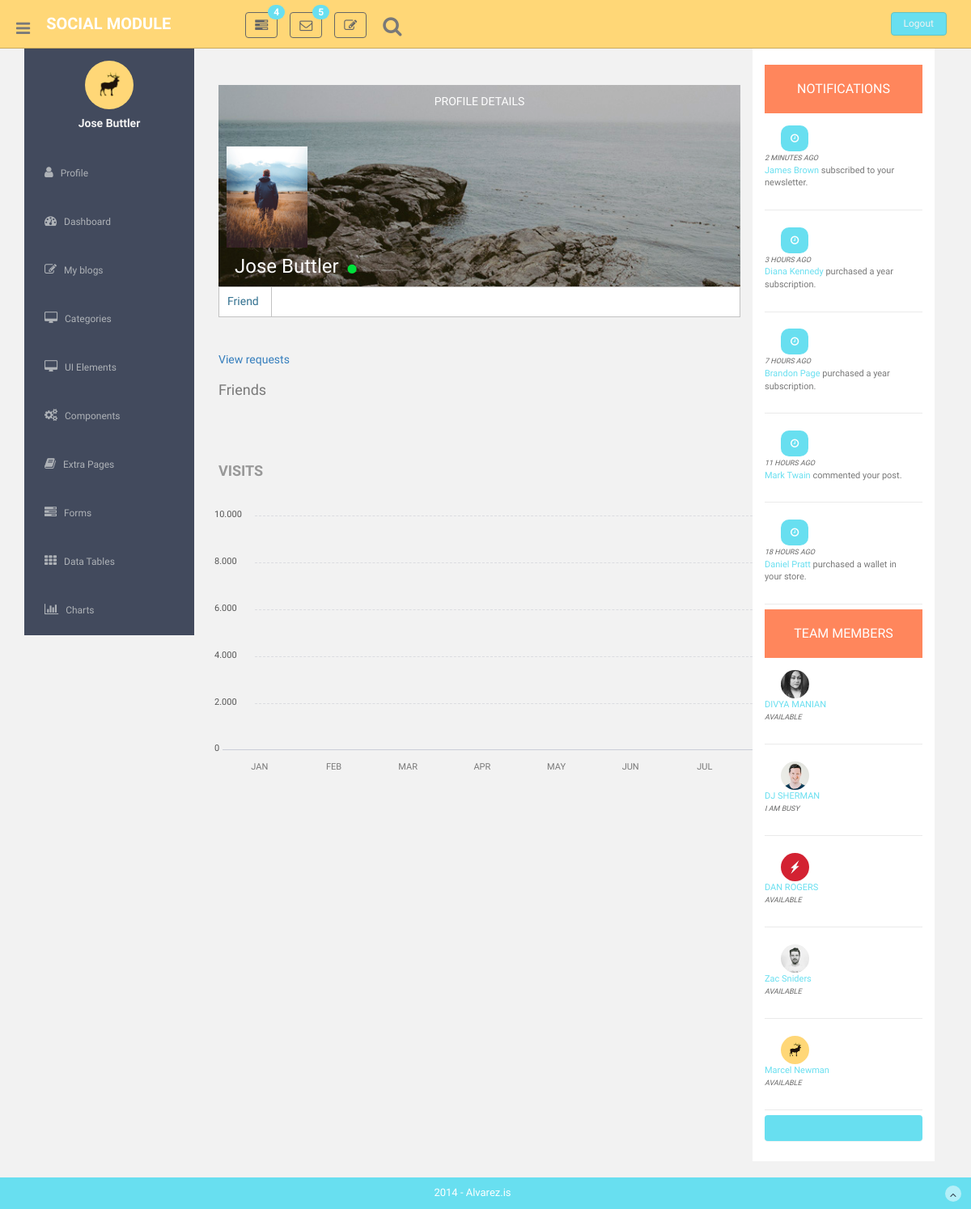
Before: /friend-list/ (signed in) with the older database file.
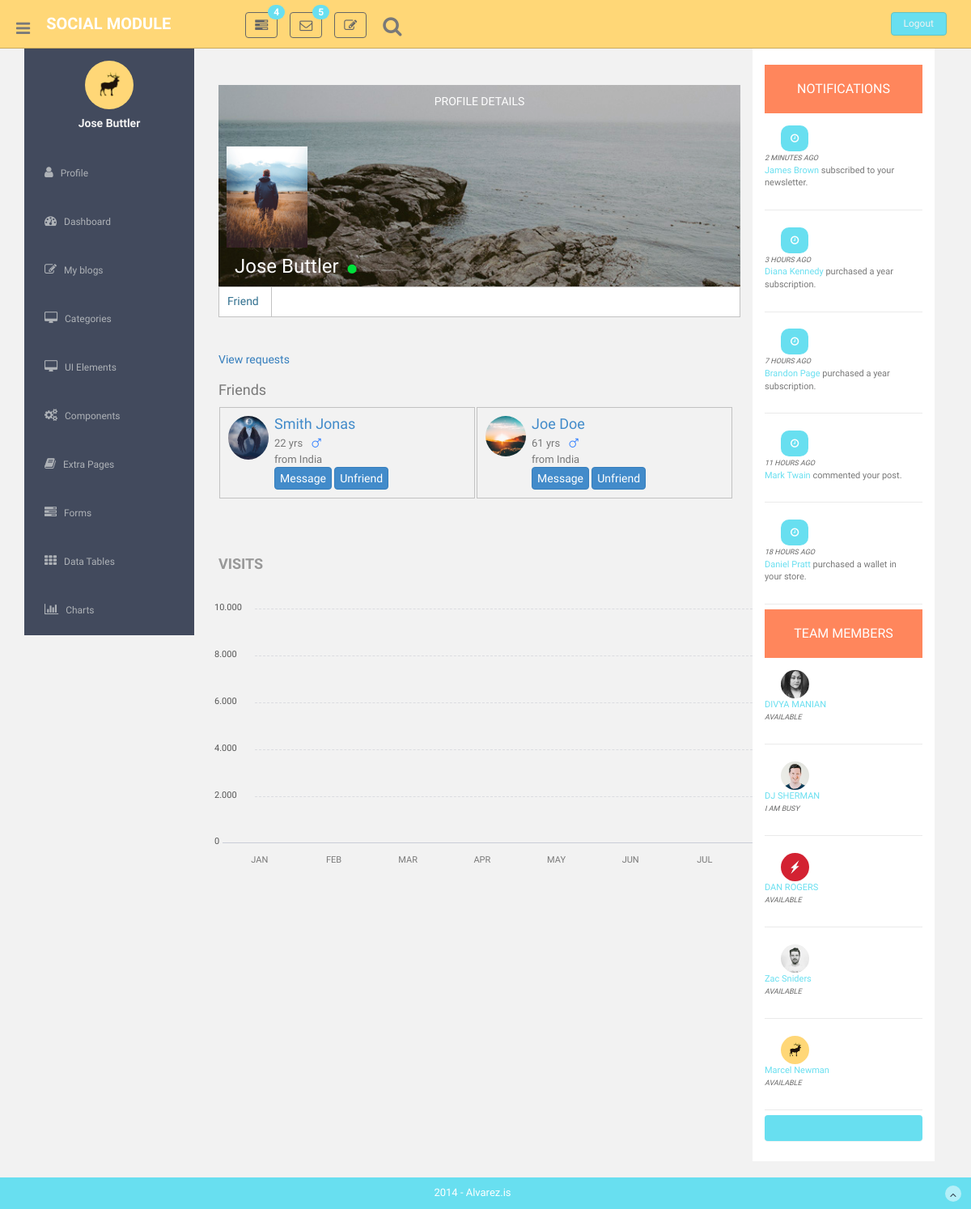
After: the same page with the newer database file.
### social/models.py (models this page shows, shortened)
class Friendship(models.Model):
    request_from = models.ForeignKey(User, related_name='owner', on_delete=models.CASCADE)
    request_to = models.ForeignKey(User, related_name='friend', on_delete=models.CASCADE)
    timestamp = models.DateTimeField(default=timezone.now, null=True)
    is_friend = models.BooleanField(default=False)

class Profile(models.Model):
    user = models.OneToOneField(User, on_delete=models.CASCADE)
    image = models.ImageField(upload_to='profile/',default='default_pic.png')
    country = models.CharField(default='',max_length=100)
    state = models.CharField(default='',max_length=100)
    city = models.CharField(default='',max_length=100)
    fullAddress = models.CharField(default='',max_length=100)
    pin = models.CharField(default='',max_length=100)
    birth_date = models.DateField(null=True, blank=True)
    gender = models.CharField(max_length=50)
    timestamp = models.DateTimeField(default=timezone.now)

### social/views.py (the view)
# urls.py: path('friend-list/', views.friend_list, name="friend-list"),
@login_required
def friend_list(request, *args, **kwargs):
    current_user = request.user #for more readability only
    friend_list_request_from = Friendship.objects.filter(Q(request_from=current_user) & Q(is_friend=True)).order_by('-timestamp')
    friend_list_request_to = Friendship.objects.filter(Q(request_to=current_user) & Q(is_friend=True)).order_by('-timestamp')
    non_friend_list = Friendship.objects.filter(request_to=current_user, is_friend=False).order_by('-timestamp')
    sent_request_list = Friendship.objects.filter(request_from=current_user, is_friend=False).order_by('-timestamp')
    context = {
        'friend_list_request_from': friend_list_request_from,
        'friend_list_request_to': friend_list_request_to,
        'non_friend_list': non_friend_list
        }
    return render(request, 'friends_list.html', context)

### social/templatetags/c_filters.py (called while the page is built)
@register.simple_tag
def get_age(dob):
    return timezone.now().year - dob.year

@register.simple_tag
def refresh_timestamp(user_id):
    obj = Profile.objects.get(pk=user_id)
    obj.timestamp = timezone.now()
    obj.save()

@register.simple_tag
def use_time_stamp(timestamp):
    if timestamp == '0 minutes':
        return 'online'
    else:
        return 'active {} ago'.format(timestamp)

### social/templates/friends_list.html (shortened to what the changed rows need)
{% extends 'base.html' %}
{% load staticfiles %}
{% load c_filters %}
{% block content %}
    <section id="main-content">
        <section class="wrapper">
                <div class="col-lg-9 main-chart">
                     <div class="row">
                        <div class="col-md-12 col-sm-12 mb">
                            <div id="friend-container">
                                <div>
                                    {% for friend in friend_list_request_to %}
                                        <div class="friend-div-id-{{ friend.pk }} friends">
                                            {% use_time_stamp request.timestamp|timesince as user_status %}
                                            <div class="profile-image-container">
                                            {% if friend.request_from.profile.image %}
                                                    <a href="{% url 'social:friend-profile' friend.request_from.first_name friend.request_from.last_name friend.request_from.pk %}">
                                                        <img src="{{friend.request_from.profile.image.url}}" style="border-radius: 100%; max-height:100%; max-width:100%;">
                                                    </a>
                                            {% endif %}
                                        </div>
                                        <div class="profile-info-container">
                                            <h4 style="margin-bottom:5px; display: inline;"><a href="{% url 'social:friend-profile' friend.request_from.first_name friend.request_from.last_name friend.request_from.pk %}">{{friend.request_from.first_name|title}} {{friend.request_from.last_name|title}}</a></h4>
                                            {% get_age friend.request_from.profile.birth_date as age %}
                                            {% if user_status == 'online' %}
                                                <i class="fa fa-circle" style="padding: 0px 5px; color:#00e03c;" aria-hidden="true"></i></br>
                                                {% else %}
                                                <br>
                                            {% endif %}
                                            {% if friend.request_from.profile.gender %}<span>{{age}} yrs</span>&nbsp;{% endif%}
                                            {% if friend.request_from.profile.gender %}
                                                {% if friend.request_from.profile.gender == 'male' %}
                                                    <i class="fa fa-mars" style="color: #2e7eff;"></i>
                                                {% endif%}
                                            {% endif%}
                                            {% if friend.request_from.profile.city %}<span>from {{friend.request_from.profile.country|title}}</span>{% endif %}
                                            <ul>
                                                <li>
                                                    <a class="request-approve btn btn-primary" href="{% url 'social:request-approve' friend.request_from.pk %}" role="button" style="padding:3px 6px;">Message</a>
                                                </li>
                                                <li>
                                                    <a class="request-delete btn btn-primary" href="{% url 'social:undo-request' friend.request_from.pk %}" role="button" style="padding:3px 6px;">Unfriend</a>
                                                </li>
                                            </ul>
                                        </div>
                                        </div>
                                    {% endfor %}
                                </div>
                            </div>
                        </div>
                    </div>
                </div>
            </div>
{% endblock %}

Changed rows visible on the page:
added Friendship: request_from.profile.image (picture), request_from.first_name "Smith", request_from.last_name "Jonas", age "22", request_from.profile.country "India"
added Friendship: request_from.profile.image (picture), request_from.first_name "Joe", request_from.last_name "Doe", age "61", request_from.profile.country "India"
